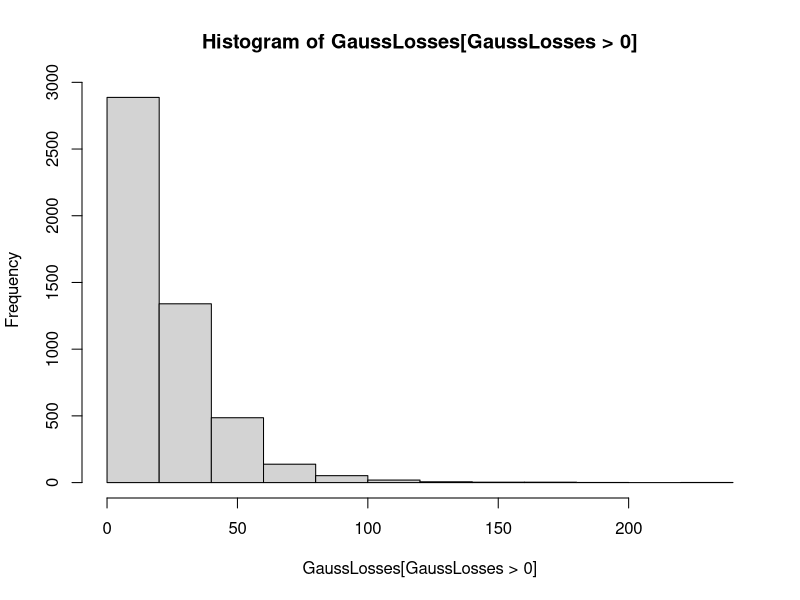
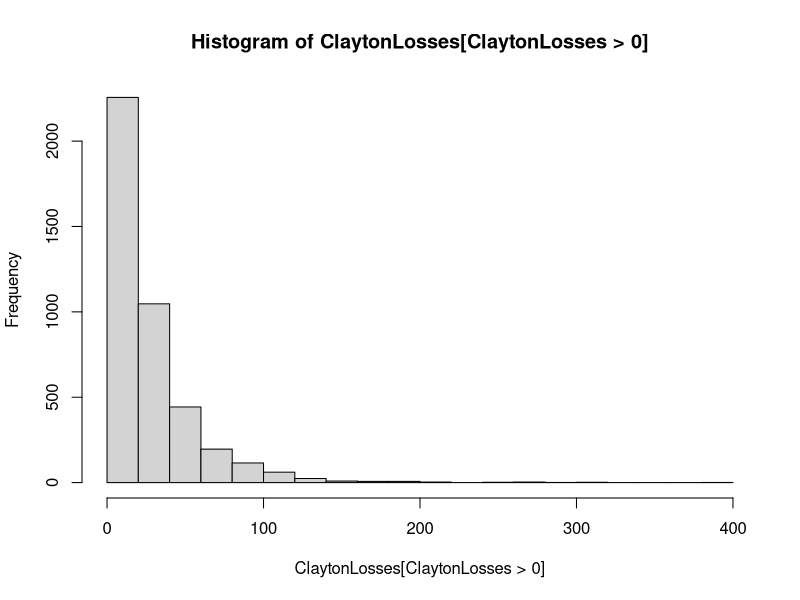

Here is the R script that generated these plots, in order:

library(tidyverse)

{
  
  #Convenience function for transforming marginals (used to get marginals right after copula has been sampled from))
  TransformMarginals <- function(U, df = 3){
    return(map_dbl(.x = U, .f = qt, df = df))
  }

  #Empirical expected shortfall function
  EmpEs <- function(losses, alpha){
    SortedLosses <- sort(losses, decreasing = TRUE)
    cutoff <- floor(length(losses) * (1-alpha) + 1)
    return(sum(SortedLosses[1:cutoff]) / (cutoff))
  }
  
  #Convenience function for calculating losses
  CalculateLoss <- function(X, S = NULL, DefaultStock = 100){
    if(is.null(S)){
      S <- rep(DefaultStock, length(X))
    }
    else if (length(S) != length(X)){
      S <- rep(S[1], length(X))
    }
    return(-sum(S * (exp(X) - 1)))
  }
  
  #Plotting function to check that the copulas behave as expected
  PairwiseDependencePlot <- function(X, coord1 = x1, coord2 = x2){
    X %>%
      as.data.frame() %>% t() %>% as.data.frame() %>%
      magrittr::set_colnames(seq(1,ncol(.)) %>% map_chr(.f = function(x){paste0("x", x)})) %>%
      ggplot(aes(x = {{ coord1 }}, y = {{ coord2 }})) +
      geom_point()
  }
  
} #General helper functions

{
  #Function for constructing the covariance matrix
  MakeCovarianceMatrix <- function(covar = 0.4, dim = 50){
    Sigma <- matrix(rep(covar, dim^2), nrow = dim)
    for (i in 1:dim){
      Sigma[i,i] <- 1
    }
    return(Sigma)
  }
  
  #Convenience function for applying the standard normal DF to each coordinate of a vector
  NormalizeMarginals <- function(Z){
    return(map_dbl(.x = Z, .f = pnorm))
  }
  
  #Function for simulating from a Gaussian copula with t-marginals
  SimulateGaussianCopula <- function(nsim = 10, dim = 50, covar = 0.4){
    Z <- MASS::mvrnorm(nsim, rep(0,dim), MakeCovarianceMatrix(covar = covar, dim = dim))
    Y <- map(.x = Z %>% t() %>% as.data.frame() %>% as.list(), .f = NormalizeMarginals)
    return(Y)
  }
  
  {
    if(FALSE){
      #Plot the results along two coordinates axes - One cant see tail dependence, but there are some large events due to the usage of the t-distribution
      sample <- MetaGaussianSimulation(nsim = 10000, tdf = 3) %>%
        map(.f = `[`, c(1,2)) %>%
        as.data.frame() %>%
        t() %>%
        as.data.frame()
      colnames(sample) <- c("x","y")
      
      ggplot(data = sample, aes(x = x, y = y)) +
        geom_point()
    }
    
  } #Visualization Example
  
  
} #Helper functions for Gaussian copula simulation

{
  #Parametrization is taken from p.260 MFE
  PhiClayton <- function(t, theta = 1){
    return(
      (1+theta * t)^(-1/theta)
      )
  }
  
  ggplot(mapping = aes(x = seq(0.01, 10, 0.1), y = seq(0.001, 10, 0.1) %>% map_dbl(.f = PhiClayton))) +
    geom_point()
  
  #Function for simulating from the Clayton copula (see Algorithm 7.52, MFE)
  SimulateClayton <- function(nsim = 10, dim = 50, theta = 1){
    V <- rgamma(nsim, 1/theta, 1) %>% as.list()
    Y <- 
      rgamma(nsim * dim, 1, 1) %>%
      split(cut(seq_along(.), nsim, labels = F))
    
    U <- map2(.x = Y, .y = V, .f = function(Y,v){
      (Y/v) %>%
        map_dbl(.f = PhiClayton, theta = theta) %>% 
        return()
      })
    
    return(U)
  }
  
} #Helper functions for Clayton copula simulation

{
  set.seed(28122022)
  GaussCoula <- SimulateGaussianCopula(nsim = 10^4) %>%
    map(.f = TransformMarginals) %>% 
    map(.f = function(X){return(X / 100 / sqrt(3))})
  set.seed(NULL)
  GaussLosses <- map_dbl(.x = GaussCoula, .f = CalculateLoss)
  
  #Just for sanity checking
  PairwiseDependencePlot(GaussCoula) #Low tail dependence
  hist(GaussLosses[GaussLosses > 0])
  
  quantile(GaussLosses, 0.99, type = 1) #VaR
  EmpEs(GaussLosses, 0.99) #ES
  
  set.seed(28122022)
  ClaytonCopula <- SimulateClayton(nsim = 10^4) %>% 
    map(.f = TransformMarginals) %>%
    map(.f = function(X){return(X / 100 / sqrt(3))})
  set.seed(NULL)
  ClaytonLosses <- map_dbl(.x = ClaytonCopula, .f = CalculateLoss)
  
  #Just for sanity checking
  PairwiseDependencePlot(ClaytonCopula) #More tail dependence
  hist(ClaytonLosses[ClaytonLosses > 0])
  
  quantile(ClaytonLosses, 0.99, type = 1) #VaR
  EmpEs(ClaytonLosses, 0.99) #ES
} #Solution to the exercise




